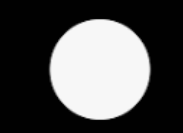
#> input picture Contours and Detection/image.png, 183 x 133 px, found by its file name
$ python Contours.py
#> lines starting #> are read from the running program, lines starting #| are printed output that depends on the picture; after the words box and inside, x2 and y2 are one past the last pixel; in counts of white or black regions, pixels touching at a corner belong together
import cv2

img=cv2.imread("Contours and Detection/image.png")
#> img is the input picture: shape (133, 183, 3); min 1, max 247, mean 81.3
gray=cv2.cvtColor(img,cv2.COLOR_BGR2GRAY)
_,thresh=cv2.threshold(gray,127,255,cv2.THRESH_BINARY)
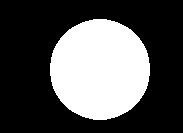
#> thresh: shape (133, 183); 32.6% white; 1 white region

contours,heirarchy=cv2.findContours(thresh,cv2.RETR_EXTERNAL,cv2.CHAIN_APPROX_SIMPLE)
#> contours = 1 contour; box (x1, y1, x2, y2) and area: (50, 19, 150, 120) 7798


for contour in contours:
    approx=cv2.approxPolyDP(contour,0.01*cv2.arcLength(contour,True),True)
    corners=len(approx)

    if corners==3:
        shape_name="Triangle"
    elif corners==4:
        shape_name="Quadrilateral"
    elif corners==5:
        shape_name="Pentagon"
    elif corners>5:
        shape_name="Circle"
    else:
         shape_name="Unknown"


    cv2.drawContours(img,[approx],-1,(0,255,0),2)

    x=approx.ravel()[0]
    y=approx.ravel()[1]-10

    cv2.putText(img,shape_name,(x,y),cv2.FONT_HERSHEY_COMPLEX,0.6,(0,0,255),2)
#> this loop made 1 pass
#> (corners, shape_name, x, y) on pass 1: (16, 'Circle', 93, 9)
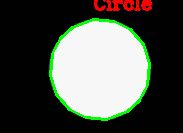
#> img: shape (133, 183, 3); 5.28% of pixels changed, all inside (x1, y1, x2, y2) = (49, 0, 152, 121)

cv2.imshow("CONTOURS",img)
cv2.waitKey(0)
cv2.destroyAllWindows()
